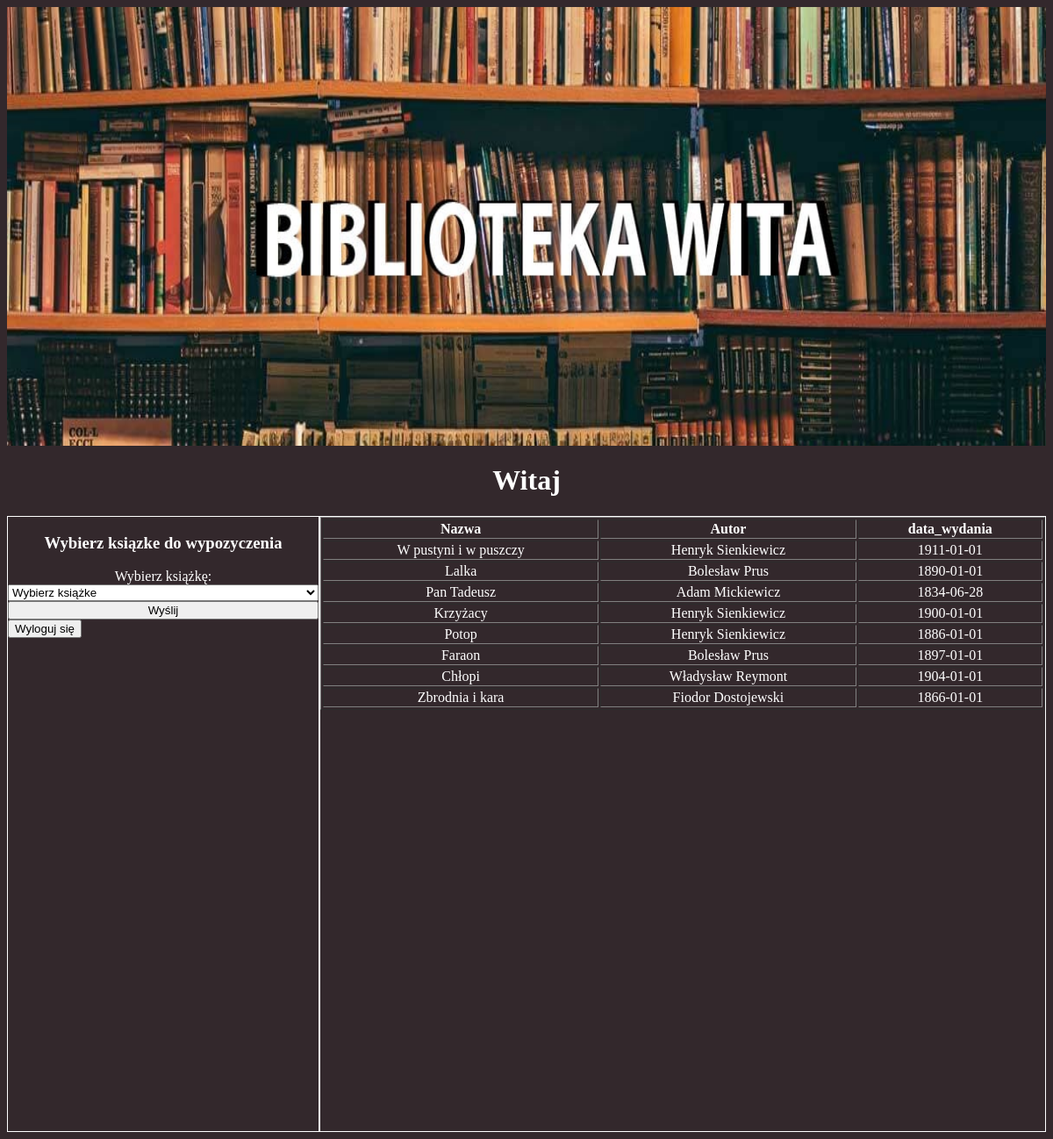
The page / on the database its author committed.
### tables this page shows
CREATE TABLE `ksiazki` (
  `id_ksiazki` int(11) NOT NULL,
  `nazwa` varchar(100) NOT NULL,
  `autor` varchar(100) NOT NULL,
  `data_wydania` date NOT NULL
);

### index.php (the view, shortened to what this page needs)
<?php
require_once("connect.php");
?>
<!DOCTYPE html>
<html lang="pl">
<head>
    <link rel="stylesheet" href="style.css">
</head>
<body>
    <header>
        <img src="baner.jpg" alt="baner" class="baner">
        <h1><?php echo "Witaj ". $_SESSION["login"]?></h1>
    </header>
    <div class="main">
        <div class="lewy">
        <form action="index.php" method="POST" class="srodek">
            <h3>Wybierz ksiązke do wypozyczenia</h3>
            <label>Wybierz książkę:</label>
            <select name="ksiazki" required>
                <option value="" disabled selected>Wybierz książke</option>
            </select>
            <input type="submit" value="Wyślij">
        </form>
        <form action="wyloguj.php" method="POST">
        <input type="submit" value="Wyloguj się" name="wyloguj"/>
        </form>
        </div>
        <div class="prawy">
            <div class="srodek">
            <?php
            $zap2="SELECT ksiazki.nazwa,ksiazki.autor,ksiazki.data_wydania FROM ksiazki";
            $sql2=mysqli_query($conn,$zap2);
            echo "<table border=1><th>Nazwa</th><th>Autor</th><th>data_wydania</th>";
            while($rzad1=mysqli_fetch_row($sql2)){
                echo "<tr><td>".$rzad1[0]."</td><td>"
            .$rzad1[1]."</td><td>"
            .$rzad1[2]."</td></tr>";
            }
            echo "</table>";
            ?>
            </div>
        </div>
    </div>
</body>
</html>

### style.css (style rules this page uses)
body { background-color:#33282C; color: #ffffff; }
header { display: flex; flex-direction: column; text-align: center; }
.srodek { display:flex; text-align: center; flex-direction: column; }
.baner { width: 100%; height: 500px; }
.main { display: flex; flex-direction: row; }
.lewy { border: 1px solid white; width: 30%; height: 700px; }
.prawy { border: 1px solid white; width: 70%; height: 700px; }

### rows shown on the page
ksiazki: nazwa "W pustyni i w puszczy", autor "Henryk Sienkiewicz", data_wydania "1911-01-01"
ksiazki: nazwa "Lalka", autor "Bolesław Prus", data_wydania "1890-01-01"
ksiazki: nazwa "Pan Tadeusz", autor "Adam Mickiewicz", data_wydania "1834-06-28"
ksiazki: nazwa "Krzyżacy", autor "Henryk Sienkiewicz", data_wydania "1900-01-01"
ksiazki: nazwa "Potop", autor "Henryk Sienkiewicz", data_wydania "1886-01-01"
ksiazki: nazwa "Faraon", autor "Bolesław Prus", data_wydania "1897-01-01"
ksiazki: nazwa "Chłopi", autor "Władysław Reymont", data_wydania "1904-01-01"
ksiazki: nazwa "Zbrodnia i kara", autor "Fiodor Dostojewski", data_wydania "1866-01-01"
